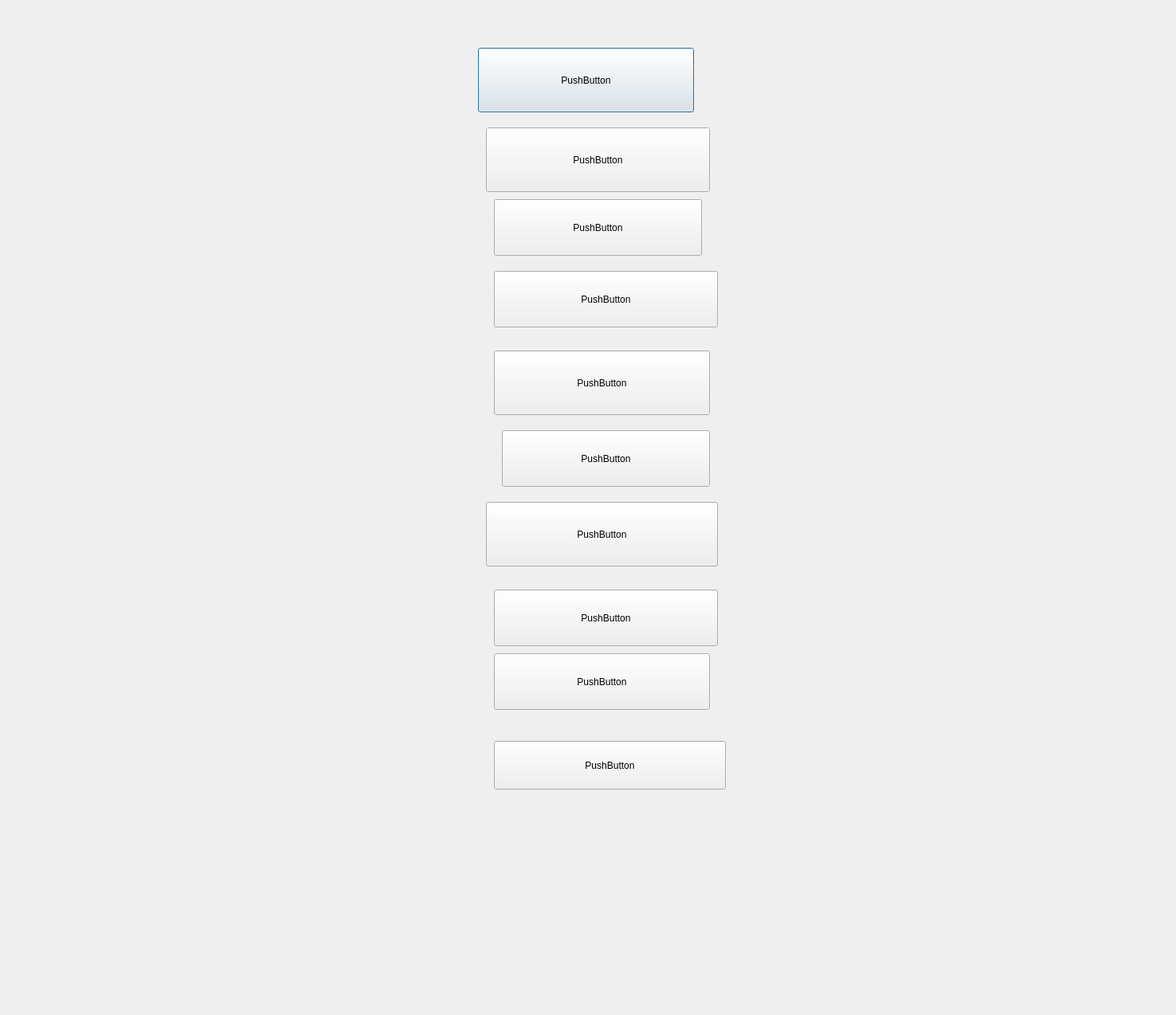
<?xml version="1.0" encoding="UTF-8"?>
<ui version="4.0">
 <class>Map</class>
 <widget class="QDialog" name="Map">
  <property name="geometry">
   <rect>
    <x>0</x>
    <y>0</y>
    <width>1476</width>
    <height>1274</height>
   </rect>
  </property>
  <property name="windowTitle">
   <string>Dialog</string>
  </property>
  <widget class="QLabel" name="Lib">
   <property name="geometry">
    <rect>
     <x>49</x>
     <y>11</y>
     <width>1382</width>
     <height>1230</height>
    </rect>
   </property>
   <property name="text">
    <string/>
   </property>
   <property name="pixmap">
    <pixmap>:/map.png</pixmap>
   </property>
  </widget>
  <widget class="QPushButton" name="Ket">
   <property name="geometry">
    <rect>
     <x>600</x>
     <y>60</y>
     <width>271</width>
     <height>81</height>
    </rect>
   </property>
   <property name="text">
    <string>PushButton</string>
   </property>
  </widget>
  <widget class="QPushButton" name="Hoc">
   <property name="geometry">
    <rect>
     <x>610</x>
     <y>160</y>
     <width>281</width>
     <height>81</height>
    </rect>
   </property>
   <property name="text">
    <string>PushButton</string>
   </property>
  </widget>
  <widget class="QPushButton" name="Che">
   <property name="geometry">
    <rect>
     <x>620</x>
     <y>340</y>
     <width>281</width>
     <height>71</height>
    </rect>
   </property>
   <property name="text">
    <string>PushButton</string>
   </property>
  </widget>
  <widget class="QPushButton" name="Geb">
   <property name="geometry">
    <rect>
     <x>620</x>
     <y>440</y>
     <width>271</width>
     <height>81</height>
    </rect>
   </property>
   <property name="text">
    <string>PushButton</string>
   </property>
  </widget>
  <widget class="QPushButton" name="Ti">
   <property name="geometry">
    <rect>
     <x>630</x>
     <y>540</y>
     <width>261</width>
     <height>71</height>
    </rect>
   </property>
   <property name="text">
    <string>PushButton</string>
   </property>
  </widget>
  <widget class="QPushButton" name="Net">
   <property name="geometry">
    <rect>
     <x>610</x>
     <y>630</y>
     <width>291</width>
     <height>81</height>
    </rect>
   </property>
   <property name="text">
    <string>PushButton</string>
   </property>
  </widget>
  <widget class="QPushButton" name="Hod">
   <property name="geometry">
    <rect>
     <x>620</x>
     <y>740</y>
     <width>281</width>
     <height>71</height>
    </rect>
   </property>
   <property name="text">
    <string>PushButton</string>
   </property>
  </widget>
  <widget class="QPushButton" name="Yes">
   <property name="geometry">
    <rect>
     <x>620</x>
     <y>820</y>
     <width>271</width>
     <height>71</height>
    </rect>
   </property>
   <property name="text">
    <string>PushButton</string>
   </property>
  </widget>
  <widget class="QPushButton" name="Mal">
   <property name="geometry">
    <rect>
     <x>620</x>
     <y>930</y>
     <width>291</width>
     <height>61</height>
    </rect>
   </property>
   <property name="text">
    <string>PushButton</string>
   </property>
  </widget>
  <widget class="QPushButton" name="Bin">
   <property name="geometry">
    <rect>
     <x>620</x>
     <y>250</y>
     <width>261</width>
     <height>71</height>
    </rect>
   </property>
   <property name="text">
    <string>PushButton</string>
   </property>
  </widget>
 </widget>
 <resources/>
 <connections/>
</ui>
